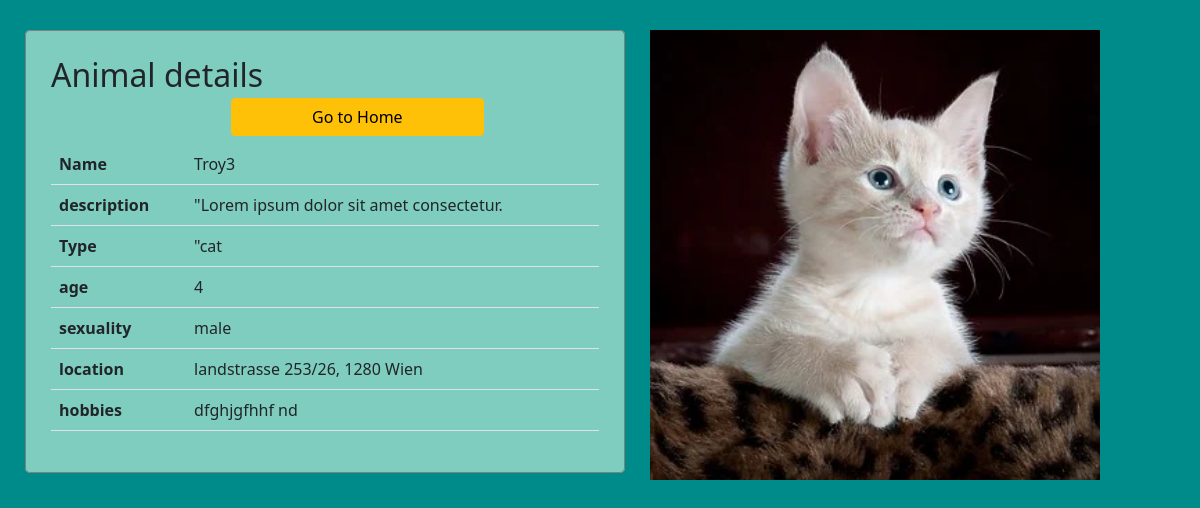
The page /products/details.php?id=10 on the database its author committed.
### tables this page shows
CREATE TABLE `animal` (
  `id` int(11) NOT NULL,
  `name` varchar(50) NOT NULL,
  `picture` varchar(50) DEFAULT NULL,
  `description` varchar(200) NOT NULL,
  `type` varchar(50) DEFAULT NULL,
  `age` int(3) NOT NULL,
  `sexuality` enum('male','female') NOT NULL,
  `location` varchar(50) DEFAULT NULL,
  `hobbies` varchar(50) DEFAULT NULL
);

### products/details.php (the view, shortened to what this page needs)
<?php
    require_once "../components/db_connect.php";
    if(isset($_GET["id"])){
        $id = $_GET["id"];
        $spl = "SELECT * FROM animal WHERE id = $id";
        $result = mysqli_query($connect , $spl);
        $row = mysqli_fetch_assoc($result);
    }
?>
<!DOCTYPE html>
<html lang="en" >
   <head>
       <?php require_once '../components/boots.php'?>
   </head>
   <body>
       <div class="prodet">
            <fieldset>
                <legend class='h2'> Animal details  <a class= 'btn btn-warning' href="index.php" >Go to Home</a></legend>
                    <table  class='table'>
                        <tr>
                            <th>Name</th>
                            <td> <?= $row["name"] ?> </td>
                        </tr>
                        <tr>
                            <th>description</th>
                            <td>"<?= $row["description"] ?></td>
                        </tr>
                        <tr>
                            <th>Type</th>
                            <td>"<?= $row["type"] ?></td>
                        </tr>
                        <tr>
                            <th>age</th>
                            <td><?= $row["age"] ?> </td>
                        </tr>
                        <tr>
                            <th>sexuality</th>
                            <td><?= $row["sexuality"] ?></td>
                        </tr>
                        <tr>
                            <th>location</th>
                            <td><?= $row["location"] ?></td>
                        </tr>
                        <tr>
                            <th>hobbies</th>
                            <td><?= $row["hobbies"] ?></td>
                        </tr>
                    </table>
            </fieldset>
            <div class="foto">
             <img src='../pictuers/<?= $row["picture"] ?>' width='450'  height='450'>
            </div>
       </div>
   </body>
</html>

### rows shown on the page
animal: name "Troy3", description "Lorem ipsum dolor sit amet consectetur.", type "cat", age "4", sexuality "male", location "landstrasse 253/26, 1280 Wien", hobbies "dfghjgfhhf nd", picture (picture)
